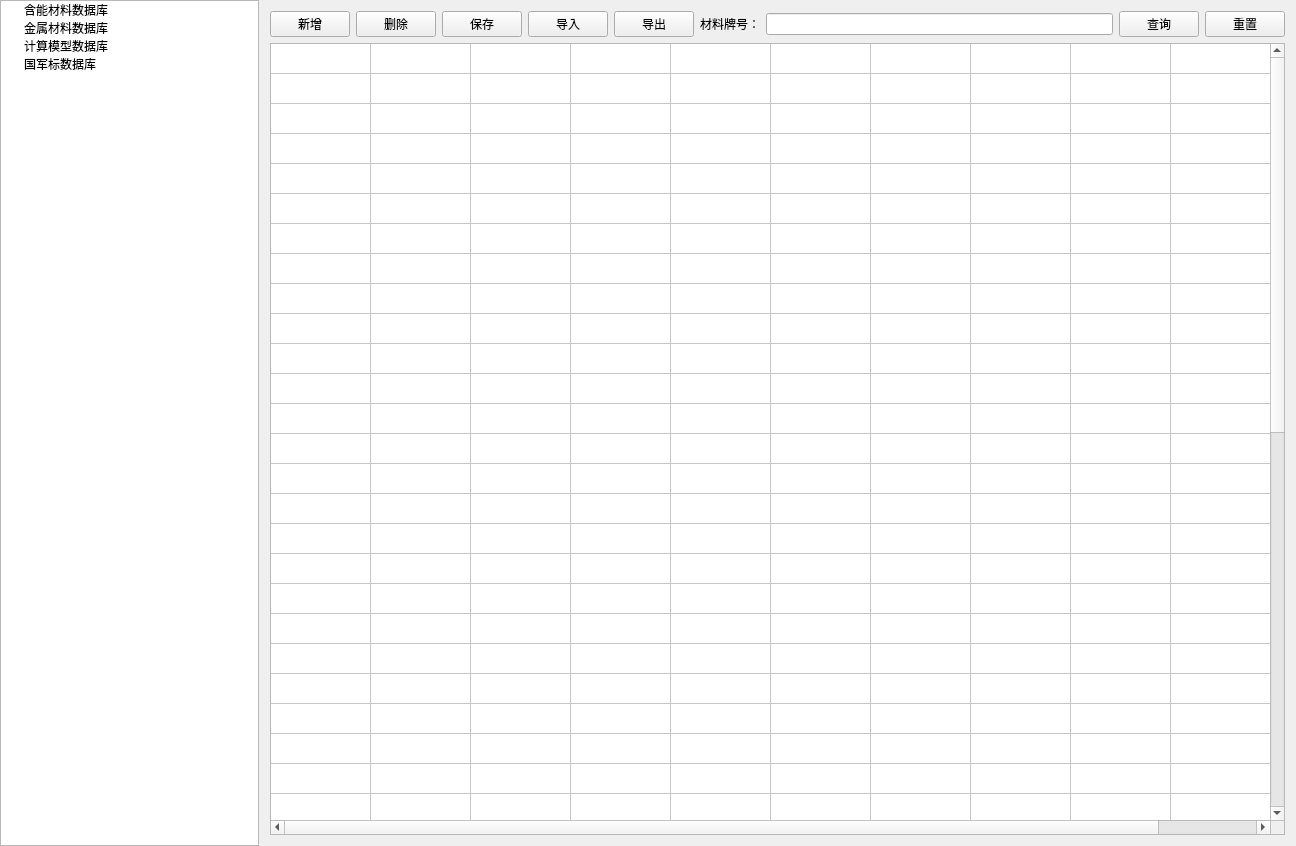
<?xml version="1.0" encoding="UTF-8"?>
<ui version="4.0">
 <class>DatabaseWidgetClass</class>
 <widget class="QWidget" name="DatabaseWidgetClass">
  <property name="geometry">
   <rect>
    <x>0</x>
    <y>0</y>
    <width>1296</width>
    <height>846</height>
   </rect>
  </property>
  <property name="windowTitle">
   <string>DatabaseWidget</string>
  </property>
  <layout class="QVBoxLayout" name="verticalLayout_4">
   <property name="leftMargin">
    <number>0</number>
   </property>
   <property name="topMargin">
    <number>0</number>
   </property>
   <property name="rightMargin">
    <number>0</number>
   </property>
   <property name="bottomMargin">
    <number>0</number>
   </property>
   <item>
    <layout class="QHBoxLayout" name="horizontalLayout" stretch="2,8">
     <property name="spacing">
      <number>0</number>
     </property>
     <item>
      <widget class="QWidget" name="widget_1" native="true">
       <property name="styleSheet">
        <string notr="true"/>
       </property>
       <layout class="QVBoxLayout" name="verticalLayout_2">
        <property name="spacing">
         <number>0</number>
        </property>
        <property name="leftMargin">
         <number>0</number>
        </property>
        <property name="topMargin">
         <number>0</number>
        </property>
        <property name="rightMargin">
         <number>0</number>
        </property>
        <property name="bottomMargin">
         <number>0</number>
        </property>
        <item>
         <layout class="QVBoxLayout" name="verticalLayout">
          <property name="spacing">
           <number>0</number>
          </property>
          <item>
           <widget class="QTreeWidget" name="treeWidget">
            <attribute name="headerVisible">
             <bool>false</bool>
            </attribute>
            <column>
             <property name="text">
              <string>1</string>
             </property>
            </column>
            <item>
             <property name="text">
              <string>含能材料数据库</string>
             </property>
            </item>
            <item>
             <property name="text">
              <string>金属材料数据库</string>
             </property>
            </item>
            <item>
             <property name="text">
              <string>计算模型数据库</string>
             </property>
            </item>
            <item>
             <property name="text">
              <string>国军标数据库</string>
             </property>
            </item>
           </widget>
          </item>
         </layout>
        </item>
       </layout>
      </widget>
     </item>
     <item>
      <widget class="QWidget" name="widget_2" native="true">
       <property name="styleSheet">
        <string notr="true"/>
       </property>
       <layout class="QVBoxLayout" name="verticalLayout_5">
        <item>
         <layout class="QVBoxLayout" name="verticalLayout_3">
          <item>
           <layout class="QHBoxLayout" name="horizontalLayout_2">
            <item>
             <widget class="QPushButton" name="addBtn">
              <property name="text">
               <string>新增</string>
              </property>
             </widget>
            </item>
            <item>
             <widget class="QPushButton" name="removeBtn">
              <property name="text">
               <string>删除</string>
              </property>
             </widget>
            </item>
            <item>
             <widget class="QPushButton" name="saveBtn">
              <property name="text">
               <string>保存</string>
              </property>
             </widget>
            </item>
            <item>
             <widget class="QPushButton" name="importBtn">
              <property name="text">
               <string>导入</string>
              </property>
             </widget>
            </item>
            <item>
             <widget class="QPushButton" name="exportBtn">
              <property name="text">
               <string>导出</string>
              </property>
             </widget>
            </item>
            <item>
             <widget class="QLabel" name="queryTitle">
              <property name="text">
               <string>材料牌号：</string>
              </property>
             </widget>
            </item>
            <item>
             <widget class="QLineEdit" name="queryName"/>
            </item>
            <item>
             <widget class="QPushButton" name="queryBtn">
              <property name="text">
               <string>查询</string>
              </property>
             </widget>
            </item>
            <item>
             <widget class="QPushButton" name="resetBtn">
              <property name="text">
               <string>重置</string>
              </property>
             </widget>
            </item>
           </layout>
          </item>
          <item>
           <widget class="QTableWidget" name="tableWidget">
            <property name="showGrid">
             <bool>true</bool>
            </property>
            <property name="wordWrap">
             <bool>true</bool>
            </property>
            <property name="cornerButtonEnabled">
             <bool>true</bool>
            </property>
            <property name="rowCount">
             <number>50</number>
            </property>
            <property name="columnCount">
             <number>10</number>
            </property>
            <attribute name="horizontalHeaderVisible">
             <bool>false</bool>
            </attribute>
            <attribute name="horizontalHeaderHighlightSections">
             <bool>true</bool>
            </attribute>
            <attribute name="verticalHeaderVisible">
             <bool>false</bool>
            </attribute>
            <row/>
            <row/>
            <row/>
            <row/>
            <row/>
            <row/>
            <row/>
            <row/>
            <row/>
            <row/>
            <row/>
            <row/>
            <row/>
            <row/>
            <row/>
            <row/>
            <row/>
            <row/>
            <row/>
            <row/>
            <row/>
            <row/>
            <row/>
            <row/>
            <row/>
            <row/>
            <row/>
            <row/>
            <row/>
            <row/>
            <row/>
            <row/>
            <row/>
            <row/>
            <row/>
            <row/>
            <row/>
            <row/>
            <row/>
            <row/>
            <row/>
            <row/>
            <row/>
            <row/>
            <row/>
            <row/>
            <row/>
            <row/>
            <row/>
            <row/>
            <column/>
            <column/>
            <column/>
            <column/>
            <column/>
            <column/>
            <column/>
            <column/>
            <column/>
            <column/>
           </widget>
          </item>
         </layout>
        </item>
       </layout>
      </widget>
     </item>
    </layout>
   </item>
  </layout>
 </widget>
 <layoutdefault spacing="6" margin="11"/>
 <resources/>
 <connections/>
</ui>
